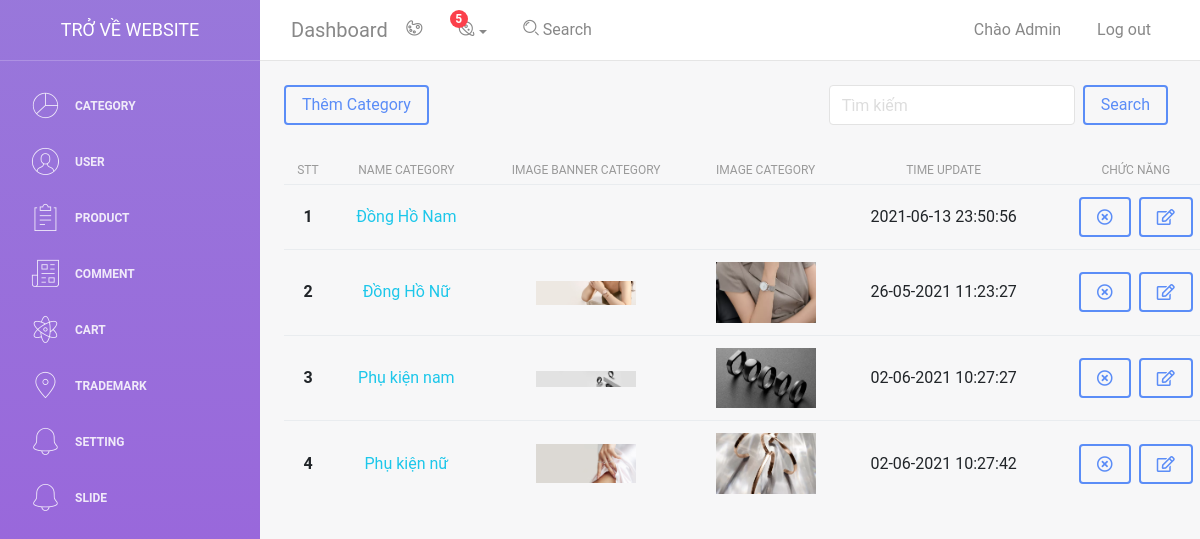
/admin/light-bootstrap-dashboard-master/examples/category.php?q=category (signed in), run on the app's committed database.
### tables this page shows
CREATE TABLE `users` (
  `id_user` int(11) NOT NULL,
  `name` varchar(50) NOT NULL,
  `email` text NOT NULL,
  `phone` int(11) NOT NULL,
  `address` text NOT NULL,
  `password` text NOT NULL,
  `image` text NOT NULL,
  `admin` bit(1) NOT NULL,
  `time` text NOT NULL,
  `time_update` text NOT NULL
);

CREATE TABLE `categories` (
  `id_category` int(11) NOT NULL,
  `name_category` varchar(50) NOT NULL,
  `image_banner` text NOT NULL,
  `image` text NOT NULL,
  `time_old` text NOT NULL,
  `time_update` text NOT NULL
);

### admin/light-bootstrap-dashboard-master/examples/category_show.php (the view)
<div class="d-flex justify-content-between">
  <?php
  if (isset($_COOKIE['user'])) {
    $email = $_COOKIE['user'];
    $sql_user = "SELECT * FROM `users` WHERE `email` = '$email'";
    $result_user = $conn->query($sql_user);
    if ($result_user->num_rows > 0) {
      while ($row_user = $result_user->fetch_assoc()) {
        $admin = $row_user['admin'];
      }
    }
    if ($admin == 1) {
      echo '<div class="m-4">
        <a class="btn btn-primary" href="category.php?q=them">Thêm Category</a>
    </div>
    <div class="search m-4">
        <form method="post" action="" class="d-flex">
          <div class="me-2">
            <input type="text" required placeholder="Tìm kiếm" name="search" class="form-control" id="exampleInputEmail1" aria-describedby="emailHelp">
          </div>
          <button type="submit" name="submit_search" class="btn mx-2 btn-primary">Search</button>
        </form>
      </div>
    </div>
    <table class="table mx-4">
      <thead>
        <tr class="update">
          <th scope="col" style="text-align: center !important;">STT</th>
          <th scope="col" style="text-align: center !important;">NAME CATEGORY</th>
          <th scope="col" style="text-align: center !important;">IMAGE BANNER CATEGORY</th>
          <th scope="col" style="text-align: center !important;">IMAGE CATEGORY</th>
          <th scope="col" style="text-align: center !important;">TIME UPDATE</th>
          <th scope="col" style="text-align: center !important;">CHỨC NĂNG</th>
        </tr>
      </thead>
      <tbody>';
      if (isset($_POST['submit_search'])) {
        $search = $_POST['search'];
        $tim = "SELECT * FROM `categories` WHERE `name_category` LIKE '%$search%'";
        $result_search = $conn->query($tim);
        $dem = 1;
        if ($result_search->num_rows > 0) {
          while ($row_search = $result_search->fetch_assoc()) {
            echo '<tr>
                  <th style="text-align: center !important;" scope="row">' . $dem . '</th>
                  <td style="text-align: center !important;"><a href="../../../category.php?id='.$row_search['id_category'].'">' . $row_search['name_category'] . '</a></td>
                  <td style="text-align: center !important;"><img width="100px" src="images/category/banner/' . $row_search['image_banner'] . '" alt=""></td>
                  <td style="text-align: center !important;"><img width="100px" src="images/category/' . $row_search['image'] . '" alt=""></td>
                  <td style="text-align: center !important;">' . $row_search['time_update'] . '</td>
                  <td style="text-align: center !important;"><a href="category_delete.php?id=' . $row_search['id_category'] . '" onclick="return confirm(\'Bạn có muốn xóa không ?\')"><i class="fas mx-1 btn btn-primary fa-times-circle"></i></a><a href="category_update.php?q=sua&id=' . $row_search['id_category'] . '"><i class="mx-1 btn btn-primary fas fa-edit"></i></a></td>
                </tr>';
            $dem++;
          }
        } else {
          echo '<div class="alert alert-danger" role="alert">
              <p class="m-0">Kết quả tìm kiếm không có!!!</p>
            </div>';
        }
      } else {
        include 'db.php';
        $sql = "SELECT * FROM `categories`";
        $result = $conn->query($sql);
        $dem = 1;
        if ($result->num_rows > 0) {
          while ($row = $result->fetch_assoc()) {
            echo '<tr>
                  <th style="text-align: center !important;" scope="row">' . $dem . '</th>
                  <td style="text-align: center !important;"><a href="../../../category.php?id='.$row['id_category'].'">' . $row['name_category'] . '</td>
                  <td style="text-align: center !important;"><img width="100px" src="images/category/banner/' . $row['image_banner'] . '" alt=""></td>
                  <td style="text-align: center !important;"><img width="100px" src="images/category/' . $row['image'] . '" alt=""></td>
                  <td style="text-align: center !important;">' . $row['time_update'] . '</td>
                  <td style="text-align: center !important;"><a href="category_delete.php?id=' . $row['id_category'] . '" onclick="return confirm(\'Bạn có muốn xóa không ?\')"><i class="fas mx-1 btn btn-primary fa-times-circle"></i></a><a href="category_update.php?q=sua&id=' . $row['id_category'] . '"><i class="mx-1 btn btn-primary fas fa-edit"></i></a></td>
                </tr>';
            $dem++;
          }
        }
      }
    } else {
      echo '<div class="alert mx-auto mt-5 alert-danger">
            <span>Bạn không phải admin!!!</span>
        </div>';
    }
  }
  ?>
  </tbody>
  </table>

### admin/light-bootstrap-dashboard-master/examples/category.php (shortened to what this page needs)
<?php
if (isset($_COOKIE['user'])) {
    include 'header.php';
    include 'db.php';
    if (isset($_GET['q'])) {
        $q = $_GET['q'];
        switch ($q) {
            case 'category':
                include 'category_show.php';
                break;
        }
    }
} else {
    header('Location: https://lh3.googleusercontent.com/proxy/APYMtvaXeetaz24UWRkUEv8lD0C6OD6Kv0Wgwrbw_CODDpkxtyCvyQ6gFhMcywNIsz112fQGmPDbBhXxGfdANHlsr6voTHeqhE_nyGMSOwdI5UKGvYPR7RxWDdtf');
}
?>

### admin/light-bootstrap-dashboard-master/examples/header.php (shortened to what this page needs)
<!DOCTYPE html>
<html lang="en">
<head>
    <link rel="stylesheet" href="https://cdnjs.cloudflare.com/ajax/libs/font-awesome/5.15.3/css/all.min.css" />
    <link href="../assets/css/bootstrap.min.css" rel="stylesheet" />
    <link href="../assets/css/light-bootstrap-dashboard.css?v=2.0.0 " rel="stylesheet" />
    <link href="../assets/css/demo.css?v=<?php echo time(); ?>" rel="stylesheet" />
</head>
<body>
    <div class="wrapper">
        <div class="sidebar" data-image="../assets/img/sidebar-5.jpg">
            <div class="sidebar-wrapper">
                <div class="logo">
                    <a href="../../../index.php" class="simple-text">
                        Trở về website
                    </a>
                </div>
                <ul class="nav">
                    <li class="nav-item">
                        <a class="nav-link" href="category.php?q=category">
                            <i class="nc-icon nc-chart-pie-35"></i>
                            <p>Category</p>
                        </a>
                    </li>
                    <li>
                        <a class="nav-link" href="user.php?q=user">
                            <i class="nc-icon nc-circle-09"></i>
                            <p>User </p>
                        </a>
                    </li>
                    <li>
                        <a class="nav-link" href="product.php?q=product">
                            <i class="nc-icon nc-notes"></i>
                            <p>Product</p>
                        </a>
                    </li>
                    <li>
                        <a class="nav-link" href="./comment.php">
                            <i class="nc-icon nc-paper-2"></i>
                            <p>Comment</p>
                        </a>
                    </li>
                    <li>
                        <a class="nav-link" href="cart.php">
                            <i class="nc-icon nc-atom"></i>
                            <p>Cart</p>
                        </a>
                    </li>
                    <li>
                        <a class="nav-link" href="trademark.php">
                            <i class="nc-icon nc-pin-3"></i>
                            <p>Trademark</p>
                        </a>
                    </li>
                    <li>
                        <a class="nav-link" href="setting.php">
                            <i class="nc-icon nc-bell-55"></i>
                            <p>Setting</p>
                        </a>
                    </li>
                    <li>
                        <a class="nav-link" href="slide.php">
                            <i class="nc-icon nc-bell-55"></i>
                            <p>Slide</p>
                        </a>
                    </li>
                </ul>
            </div>
        </div>
        <div class="main-panel">
            <nav class="navbar navbar-expand-lg " color-on-scroll="500">
                <div class="container-fluid">
                    <a class="navbar-brand" href="#pablo"> Dashboard </a>
                    <div class="collapse navbar-collapse justify-content-end" id="navigation">
                        <ul class="nav navbar-nav mr-auto">
                            <li class="nav-item">
                                <a href="#" class="nav-link" data-toggle="dropdown">
                                    <i class="nc-icon nc-palette"></i>
                                </a>
                            </li>
                            <li class="dropdown nav-item">
                                <a href="#" class="dropdown-toggle nav-link" data-toggle="dropdown">
                                    <i class="nc-icon nc-planet"></i>
                                    <span class="notification">5</span>
                                </a>
                            </li>
                            <li class="nav-item">
                                <a href="#" class="nav-link">
                                    <i class="nc-icon nc-zoom-split"></i>
                                    <span class="d-lg-block">&nbsp;Search</span>
                                </a>
                            </li>
                        </ul>
                        <ul class="navbar-nav ml-auto">
                            <li class="nav-item">
                                <?php
                                    include 'db.php';
                                    if(isset($_COOKIE['user'])){
                                        $email = $_COOKIE['user'];
                                        $sql = "SELECT * FROM `users` WHERE `email` = '$email'";
                                        $result = $conn->query($sql);
                                        if($result->num_rows > 0){
                                            while ($row = $result->fetch_assoc()){
                                                echo '
                                                        <a class="nav-link" href="user.php">
                                                        <span class="no-icon">Chào Admin</span>
                                                    </a>
                                                ';
                                            }
                                        }
                                    }
                                ?>
                            </li>
                            <li class="nav-item">
                                <?php
                                    if(isset($_COOKIE['user'])){
                                        echo '<a class="nav-link" href="dangxuat.php">
                                        <span class="no-icon">Log out</span>
                                    </a>';
                                    }else{
                                        echo '<a class="nav-link" href="../../../login.php">
                                        <span class="no-icon">Đăng nhập</span>
                                    </a>';
                                    }
                                ?>
                            </li>
                        </ul>
                    </div>
                </div>
            </nav>

### data on the page
categories: name_category "Đồng Hồ Nam", time_update "2021-06-13 23:50:56"
categories: name_category "Đồng Hồ Nữ", image_banner (picture), image (picture), time_update "26-05-2021 11:23:27"
categories: name_category "Phụ kiện nam", image_banner (picture), image (picture), time_update "02-06-2021 10:27:27"
categories: name_category "Phụ kiện nữ", image_banner (picture), image (picture), time_update "02-06-2021 10:27:42"
